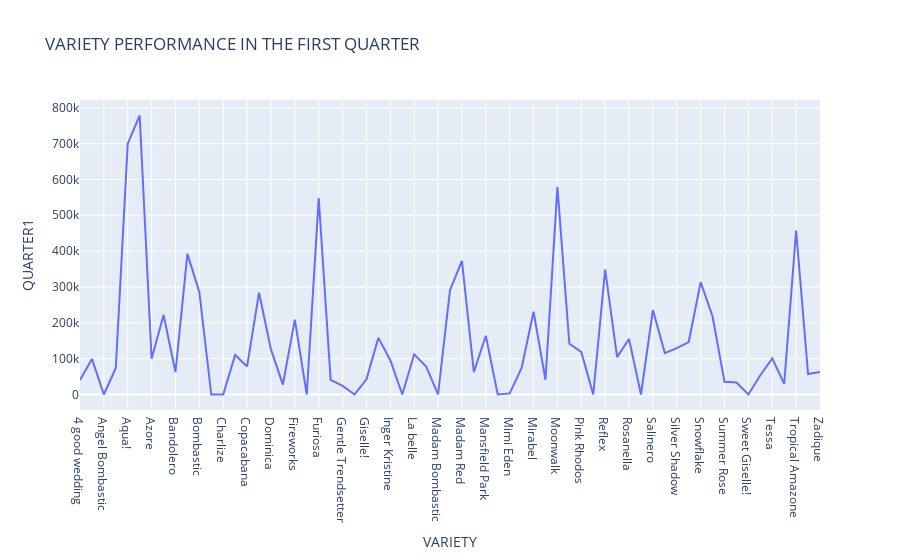

Source (notebook cell):
### Markdown cell above
Insights
1. GH NO 11 had the highest produce of 557,217k in quarter3
2. GH NO 15 came second best with a total of 481,260
3. The least performing green house was GHNO 24 with 100.39k

### Code cell
variety_performance=data.groupby('VARIETY')['QUARTER1'].sum().reset_index()

fig=px.line(variety_performance, x='VARIETY', y='QUARTER1', title='VARIETY PERFORMANCE IN THE FIRST QUARTER')
fig.show()

### Figure 1 — Plotly figure (JSON) as saved in the notebook; plotly's stock layout.template omitted (floating-point values rounded to 4 significant figures)
{"data": [{"hovertemplate": "VARIETY=%{x}<br>QUARTER1=%{y}<extra></extra>", "legendgroup": "", "line": {"color": "#636efa", "dash": "solid"}, "marker": {"symbol": "circle"}, "mode": "lines", "name": "", "orientation": "v", "showlegend": false, "type": "scatter", "x": ["4 good wedding", "Alicia", "Angel Bombastic", "Antigua", "Aqua!", "Athena ", "Azore", "Babe", "Bandolero", "Belle Rose", "Bombastic ", "Borneo!", "Charlize", "Classic Sensation", "Copacabana ", "Dinara", "Dominica", "Exclusive Sensation", "Fireworks", "Flinders Lane", "Furiosa", "Gelato", "Gentle Trendsetter", "Georgia Peach", "Giselle!", "Green Glow ", "Inger Kristine", "Julietta Honey", "La belle", "Lady Bombastic", "Madam Bombastic", "Madam Cerise", "Madam Red ", "Magma", "Mansfield Park", "Mansfield Pink Park", "Mimi Eden", "Minnion Rose", "Mirabel", "Miss Bombastic", "Moonwalk", "Nathalie", "Pink Rhodos ", "Princessa", "Reflex", "Romantic Bubbles", "Rosanella", "Saffran Smile", "Salinero", "Silva Pink+", "Silver Shadow", "Smashing", "Snowflake", "Summer Dance", "Summer Rose", "Super Sensation", "Sweet Giselle!", "Tarantella", "Tessa", "Trials", "Tropical Amazone", "Yellow babe", "Zadique"], "xaxis": "x", "y": [40263, 99322, 1, 73857, 699641, 778396, 99719, 222030, 62770, 392204, 285277, 1, 1, 110390, 78347, 283980, 125783, 27636, 208765, 1, 547761, 40897, 23860, 2, 42340, 157908, 95633, 1, 112101, 78173, 459, 291038, 372604, 62606, 163892, 1, 2989, 74083, 230833, 41132, 578615, 141523, 118650, 1, 348398, 104393, 154985, 1, 235572, 115450, 129371, 146431, 313319, 217654, 35246, 33207, 2, 53755, 100824, 29717, 457447, 56901, 62633], "yaxis": "y"}], "layout": {"autosize": true, "legend": {"tracegroupgap": 0}, "title": {"text": "VARIETY PERFORMANCE IN THE FIRST QUARTER"}, "xaxis": {"anchor": "y", "autorange": true, "domain": [0, 1], "range": [0, 62], "title": {"text": "VARIETY"}, "type": "category"}, "yaxis": {"anchor": "x", "autorange": true, "domain": [0, 1], "range": [-43240.0, 821600.0], "title": {"text": "QUARTER1"}, "type": "linear"}}}
